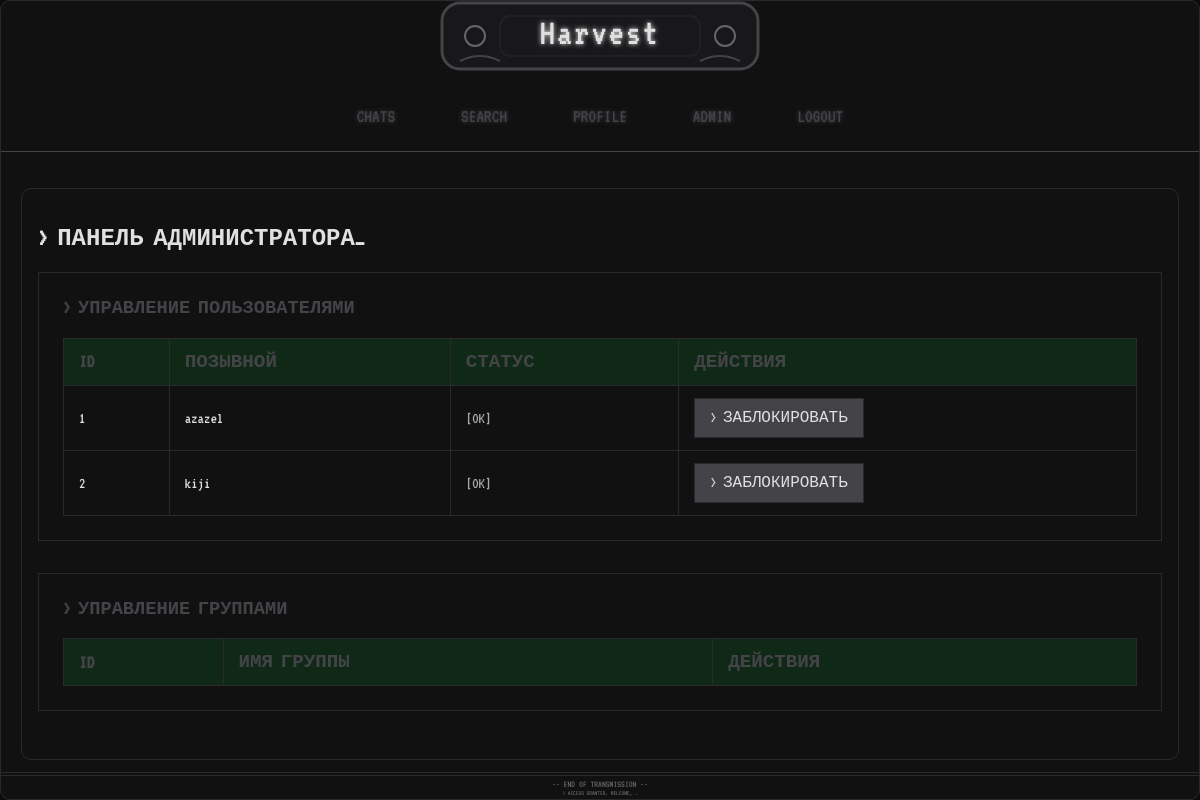
Page /admin (signed in) on the earlier database version.
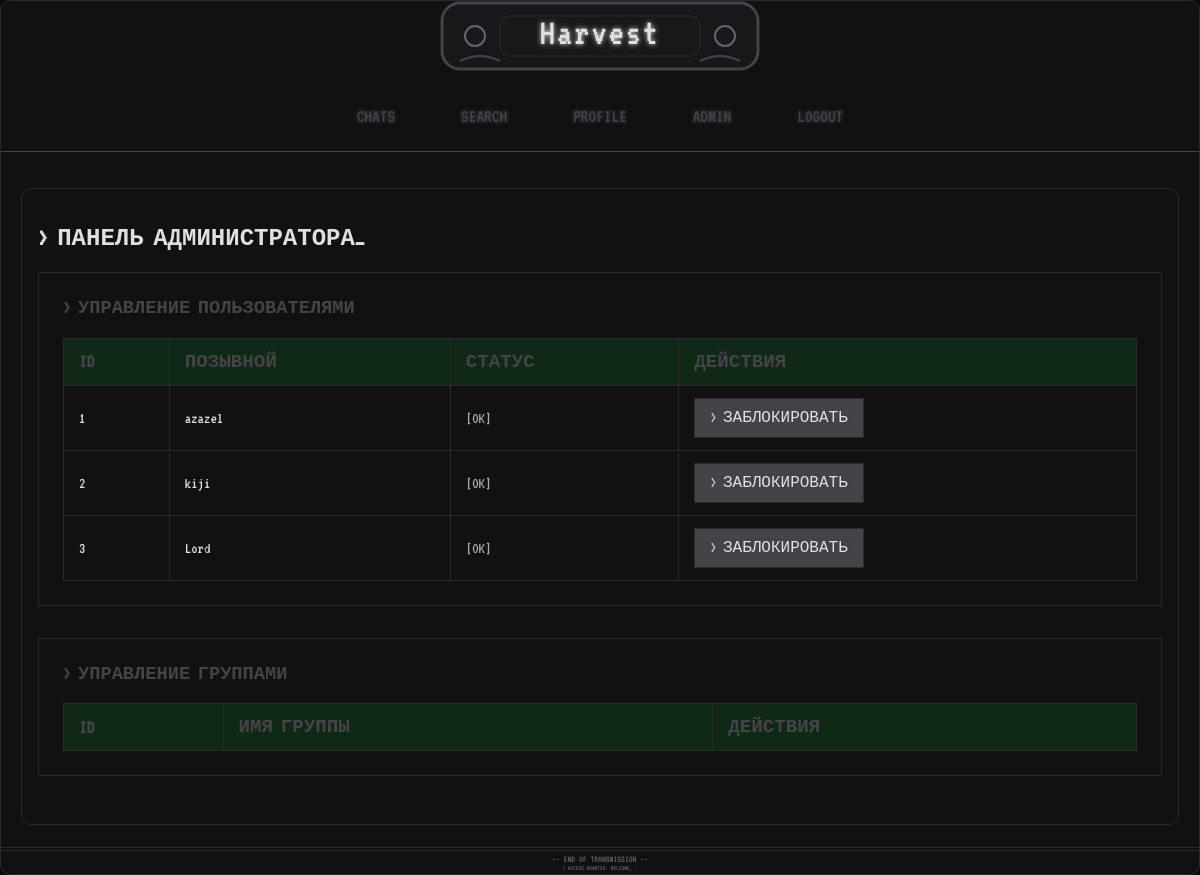
Same page on the later database version.
### models.py (models this page shows)
class User(UserMixin, db.Model):
    id = Column(Integer, primary_key=True)
    nickname_enc = Column(String(64), nullable=False, unique=True)  # Никнейм теперь строка
    password_hash = Column(String(128), nullable=False)
    is_admin = Column(Boolean, default=False)
    banned = Column(Boolean, default=False)
    public_key = Column(LargeBinary, nullable=True)  # Публичный ключ пользователя
    avatar = Column(String(128), nullable=True)  # Путь к аватарке или стандартная иконка
    anonymous_mode = Column(Boolean, default=True)  # Включено ли шифрование
    global_chat_key = Column(String(128), nullable=True)  # Глобальный ключ для чатов
    global_group_key = Column(String(128), nullable=True)  # Глобальный ключ для групп
    chats1 = relationship('Chat', foreign_keys='Chat.user1_id', backref='user1', lazy=True)
    chats2 = relationship('Chat', foreign_keys='Chat.user2_id', backref='user2', lazy=True)

### app.py (the view)
@app.route('/admin')
@login_required
def admin_panel():
    if not current_user.is_admin:
        flash('Доступ запрещён', 'danger')
        return redirect(url_for('index'))
    users = User.query.all()
    chats = Chat.query.all()
    groups = Group.query.all()
    return render_template('admin.html', users=users, chats=chats, groups=groups, NICKNAME_KEY=NICKNAME_KEY)

### app.py (called while the page is built)
@app.before_request
def enforce_https():
    if (request.host.startswith('localhost') or
        request.host.startswith('127.0.0.1') or
        request.host.endswith('.ngrok.io') or
        request.host.endswith('.ngrok-free.app') or
        request.host.endswith('.onion')):
        return None
    return None

@login_manager.user_loader
def load_user(user_id):
    return db.session.get(User, int(user_id))

@app.before_request
def check_ban():
    from flask_login import current_user, logout_user
    if hasattr(current_user, 'is_authenticated') and current_user.is_authenticated:
        if getattr(current_user, 'banned', False):
            logout_user()
            flash('Ваш аккаунт заблокирован', 'danger')
            return redirect(url_for('login'))

### templates/admin.html (shortened to what this page needs)
{% extends "base.html" %}
{% block content %}
<div class="admin-container">
    <h2>> ПАНЕЛЬ АДМИНИСТРАТОРА_</h2>
    <div class="admin-section">
        <h3>> УПРАВЛЕНИЕ ПОЛЬЗОВАТЕЛЯМИ</h3>
        <div class="table-wrapper">
            <table>
                <thead>
                    <tr>
                        <th>ID</th>
                        <th>ПОЗЫВНОЙ</th>
                        <th>СТАТУС</th>
                        <th>ДЕЙСТВИЯ</th>
                    </tr>
                </thead>
                <tbody>
                    {% for user in users %}
                    <tr>
                        <td>{{ user.id }}</td>
                        <td>{{ user.nickname_enc }}</td>
                        <td>{% if user.banned %}<span class="status-banned">[ЗАБЛОКИРОВАН]</span>{% else %}<span class="status-ok">[OK]</span>{% endif %}</td>
                        <td>
                            <form method="POST" action="{{ url_for('admin_ban', user_id=user.id) }}" style="display:inline;">
                                <button class="btn {% if user.banned %}btn-ok{% else %}btn-danger{% endif %}" type="submit">
                                    {% if user.banned %} > РАЗБЛОКИРОВАТЬ {% else %} > ЗАБЛОКИРОВАТЬ {% endif %}
                                </button>
                            </form>
                        </td>
                    </tr>
                    {% endfor %}
                </tbody>
            </table>
        </div>
    </div>
    <div class="admin-section">
        <h3>> УПРАВЛЕНИЕ ГРУППАМИ</h3>
        <div class="table-wrapper">
            <table>
                <thead>
                    <tr>
                        <th>ID</th>
                        <th>ИМЯ ГРУППЫ</th>
                        <th>ДЕЙСТВИЯ</th>
                    </tr>
                </thead>
            </table>
        </div>
    </div>
</div>
{% endblock %}

### templates/base.html (shortened to what this page needs)
<!DOCTYPE html>
<html lang="en">
<head>
    <link rel="stylesheet" href="{{ url_for('static', filename='style.css') }}">
</head>
<body {% if request.endpoint in ['chat', 'group_chat'] %}class="chat-page"{% endif %}>
    <div class="page-container">
        <header>
            <div class="logo" style="text-align:center; margin-bottom: 0.5em;">
                <svg width="320" height="70" viewBox="0 0 320 70" fill="none" xmlns="http://www.w3.org/2000/svg" style="max-width:100%; height:auto;">
                  <g filter="url(#glow)">
                    <text x="50%" y="50%" text-anchor="middle" dominant-baseline="middle" font-family="'VT323', 'Courier New', monospace" font-size="38" fill="#e0e0e0" letter-spacing="2">Harvest</text>
                  </g>
                </svg>
            </div>
            <nav>
                <a href="{{ url_for('index') }}">CHATS</a>
                <a href="{{ url_for('search') }}">SEARCH</a>
                {% if current_user.is_authenticated %}
                <a href="{{ url_for('profile') }}">PROFILE</a>
                {% endif %}
                {% if current_user.is_authenticated and current_user.is_admin %}
                <a href="{{ url_for('admin_panel') }}">ADMIN</a>
                {% endif %}
                <a href="{{ url_for('logout') }}">LOGOUT</a>
            </nav>
        </header>
        <main class="content-wrapper">
            {% block content %}{% endblock %}
        </main>
        <hr>
        <div class="footer-text">
            <p>-- END OF TRANSMISSION --</p>
            <p class="glitch" data-text="> ACCESS GRANTED. WELCOME, {{ current_user.nickname }}.">> ACCESS GRANTED. WELCOME, {{ current_user.nickname }}.</p>
        </div>
    </div>
</body>
</html>

### templates/admin.html (style rules this page uses)
.admin-container { padding: 1em; }
.admin-section { margin-bottom: 2em; border: 1px solid var(--border-color); padding: 1.5em; }
.admin-section h3 { color: var(--main-accent-color); margin: 0 0 1em 0; }
.table-wrapper { overflow-x: auto; }
table { width: 100%; border-collapse: collapse; }
th, td { padding: 12px 15px; border: 1px solid var(--border-color); text-align: left; }
th { background-color: rgba(0, 255, 65, 0.1); color: var(--main-accent-color); font-size: 1.2em; }
td { color: var(--text-color); }
.status-ok { color: #61ff98; }
.btn.btn-danger { border-color: #ff5a5a; color: #ff5a5a; }

Differences in the rows shown:
added User: id "3", nickname_enc "Lord", banned "[OK]"
